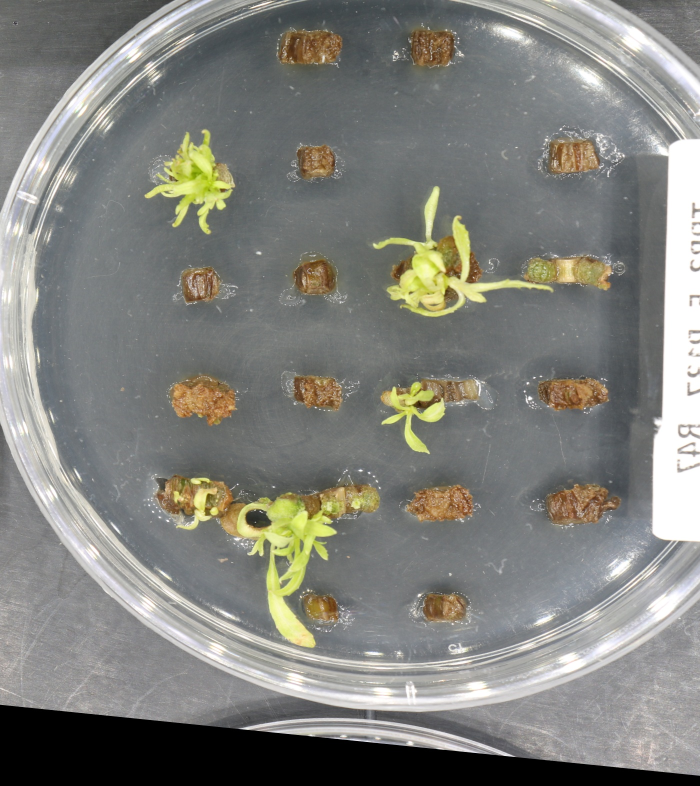
#> input picture Alignment_testing/TPB3_I5.0_F1.9_L100_171409_3_0_4_rgb/transformed_rgb.jpg, 1400 x 1572 px, given in place of rgb_prep.png, which was not available (shown at 1/2 size)
$ python new_align.py
#> lines starting #> are read from the running program, lines starting #| are printed output that depends on the picture; pictures that were not available may be replaced by others from this repository, and a replacement may not be noted
### new_utils.py
#!usr/bin/python
###############################################################################
__authors__ = "Jia Yi Li, Damanpreet Kaur"
__description__ = "Utility functions for Image Alignment"
__date__ = "10/20/2019"
'''
disclaimer-tracking features code from:
https://stackoverflow.com/questions/45162021/
python-opencv-aligning-and-overlaying-multiple-images-one-after-another
'''
###############################################################################
import os
from xlrd import open_workbook, XL_CELL_NUMBER
import numpy as np
import cv2
from config import config as cfg
import time
from skimage import measure

# [155 lines left out: functions sheet_to_array, read_hyper_data, preprocess_hyperdata, preprocess_rgb, not called in this run]


#Initiates class for image alignment utilizing the configuration file
class ImageAlignment:
    def __init__(self, grid_type):
        if grid_type == 1:
            self.h_matrix = cfg.h_matrix_1
        elif  grid_type == 2:
            self.h_matrix = cfg.h_matrix_2
        else:
            pass

    def warp_image(self, hyp_img, rgb_img, directory_path):
        # transform the images and overlay them to see if they align properly
        height, width = rgb_img.shape[:2]
        warped_rgb = cv2.warpPerspective(rgb_img, self.h_matrix, (width, height))

        align_img = cv2.addWeighted(warped_rgb, .3, hyp_img, .7, 1)

        unalign_img = cv2.addWeighted(rgb_img, .3, hyp_img, .7, 1)

        return align_img, unalign_img, warped_rgb, self.h_matrix


#This function reads the hyperspectral excel workbook
#and get the correct orientation of the hyper image
#and preprocess hyper and rgb image for alignment
# [72 lines left out: functions preprocess_hyper_and_rgb, align_image, not called in this run]

# [3 lines that do not run on import are left out]

### new_align.py
#!usr/bin/python
###############################################################################
__authors__ = "Jia Yi Li, Damanpreet Kaur"
__description__ = "Image Alignment"
__date__ = "10/20/2019"
'''
disclaimer-tracking features code from:
https://stackoverflow.com/questions/45162021/
python-opencv-aligning-and-overlaying-multiple-images-one-after-another
'''
###############################################################################
import cv2
import numpy as np
import os
import time
import matplotlib.pyplot as plt
from new_utils import read_hyper_data, preprocess_rgb, ImageAlignment

# [77 lines left out: functions align_images, preprocess_hyper_and_rgb, not called in this run]


#run from command line:
#python new_align.py
if __name__ == '__main__':
    #set the following to True:
    #if need to read data from .xlsx files and preprocess imgs:
    #set to False:
    #if hyper image is already obtained and preprocessed
    read_hyper = False

    #following are the paths to the input files of raw hyper data and rgb image
    HYPERSPECTRAL_FILE = r'\\depot.engr.oregonstate.edu\users\lijiay\Windows.Documents\Desktop\ImageAlignment\Alignment_testing\TPB2_I5.0_F1.9_L100_170342_14_2_2-CLS,1.xlsx'
    RGB_IMG = './Alignment_testing/TPB2_I5.0_F1.9_L100_170342_14_2_2_rgb.jpg'
    # create the output directory
    DIR_NAME = '.'.join(RGB_IMG.split('/')[-1].split('.')[:-1])
    directory_path = os.path.join('output', DIR_NAME)
    if not os.path.exists(directory_path):
        os.mkdir(directory_path)

    if(read_hyper is True):
        rgb_img, hyp_img = preprocess_hyper_and_rgb(HYPERSPECTRAL_FILE,\
                                    RGB_IMG, directory_path, sheet_number =2, grid_type=2)
    else:
        img_path = r"\\depot.engr.oregonstate.edu\users\lijiay\Windows.Documents\Desktop\ImageAlignment\output"
        image_name = r"\VA1_I5.0_F1.9_L100_cyan_163545_6_1_5_rgb"
        hyper_name = r"\full_hyperspec_img.png"
        rgb_name = r"\rgb_prep.png"
        # load images
        hyper_img_path = img_path + image_name + hyper_name
        rgb_img_path =  img_path + image_name + rgb_name
        #read images
        rgb_img = cv2.imread(rgb_img_path)
#> rgb_img is the input picture: shape (1572, 1400, 3); mean B, G, R 124.3, 129.7, 129.4
        hyp_img = cv2.imread(hyper_img_path)
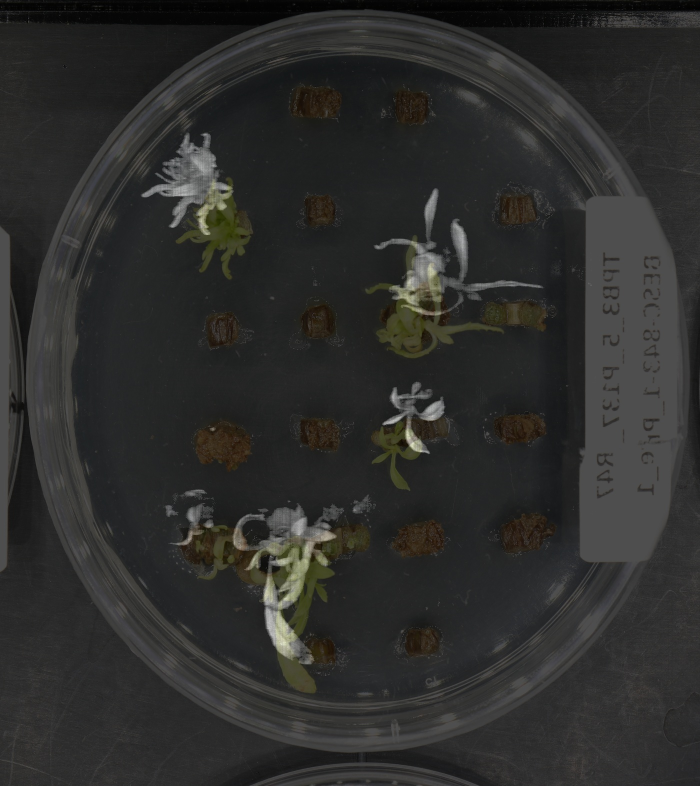
#> input picture Alignment_testing/TPB3_I5.0_F1.9_L100_171409_3_0_4_rgb/unaligned.jpg, 1400 x 1572 px, given in place of full_hyperspec_img.png, which was not available (shown at 1/2 size)
#> hyp_img is the input picture: shape (1572, 1400, 3); mean B, G, R 44, 45.6, 45.5
        output_path = img_path + image_name

    print("___________________Aligning images______________________")
    # ALigned image will be resotred in align_img
    # The estimated homography will be stored in h.
    #align_img, h = align_images(hyp_img,rgb_img)
    #cv2.imshow("align", align_img)
    #cv2.waitKey(0)

    # exit(0)

    # # ALigned image by applying homography will be resotred in align_img
    align = ImageAlignment(grid_type = 2)
    align_img, h = align.warp_image(hyp_img, rgb_img, directory_path)
#> in warp_image, `warped_rgb = cv2.warpPerspective(rgb_img, self.h_matrix, (width, heigh..`:
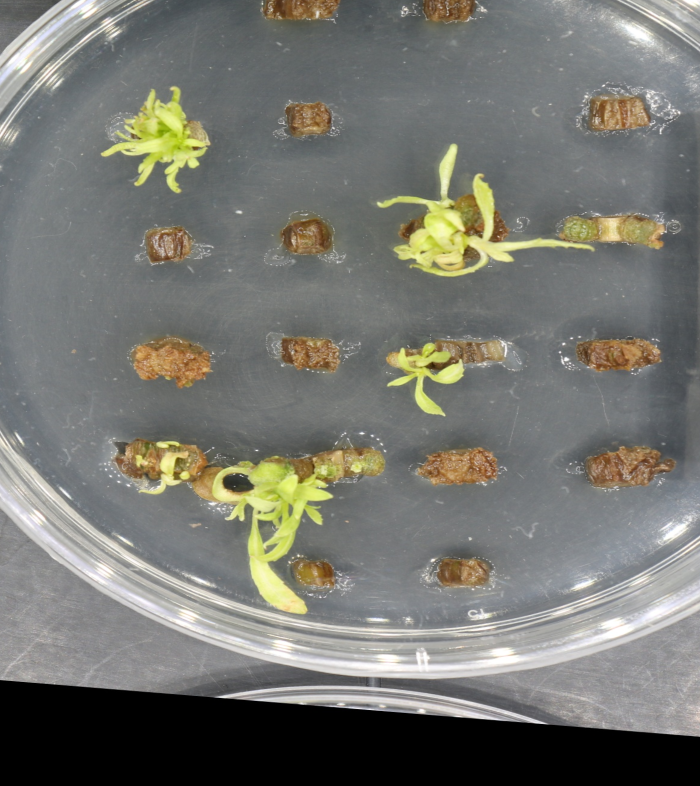
#> warped_rgb: shape (1572, 1400, 3) (shown at 1/2 size); mean B, G, R 112, 118.5, 118.2
#> in warp_image, `align_img = cv2.addWeighted(warped_rgb, .3, hyp_img, .7, 1)`:
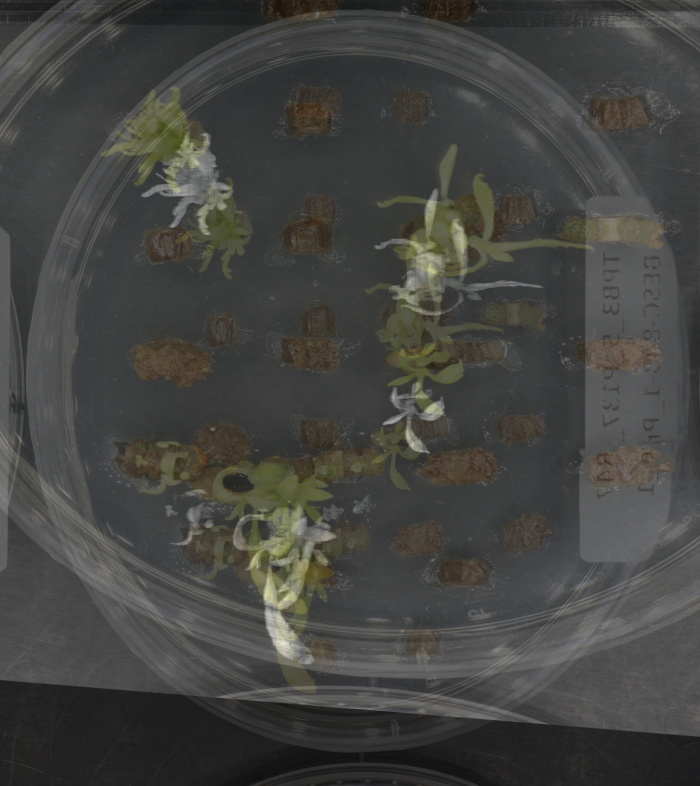
#> align_img: shape (1572, 1400, 3) (shown at 1/2 size); mean B, G, R 65.4, 68.5, 68.3
#> in warp_image, `unalign_img = cv2.addWeighted(rgb_img, .3, hyp_img, .7, 1)`:
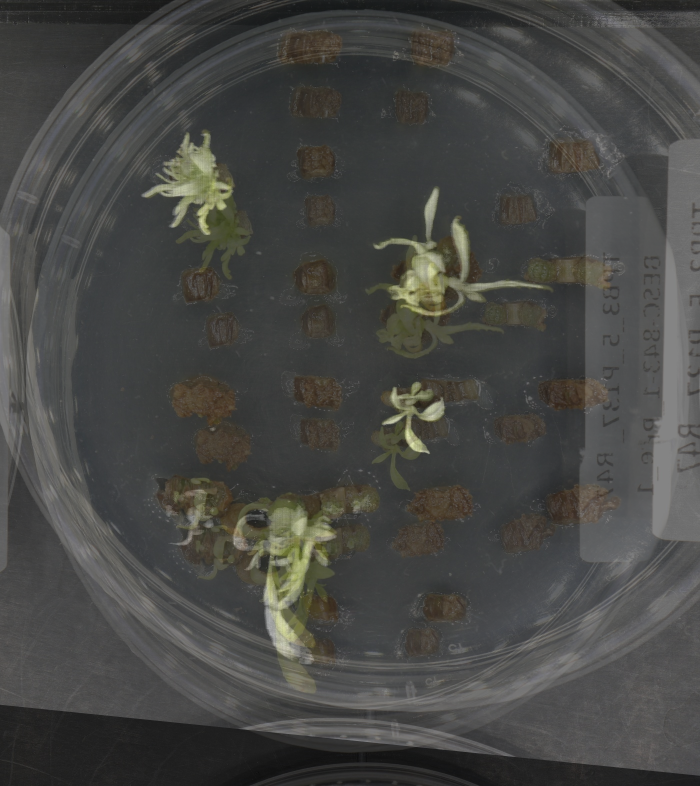
#> unalign_img: shape (1572, 1400, 3) (shown at 1/2 size); mean B, G, R 69.1, 71.8, 71.7
#> (the run stopped early here; a loop or call above may not have finished)
